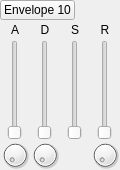
<?xml version="1.0" encoding="UTF-8"?>
<ui version="4.0">
 <class>EnvelopeComponent</class>
 <widget class="QWidget" name="EnvelopeComponent">
  <property name="geometry">
   <rect>
    <x>0</x>
    <y>0</y>
    <width>120</width>
    <height>170</height>
   </rect>
  </property>
  <property name="windowTitle">
   <string>EnvelopeComponent</string>
  </property>
  <widget class="QSlider" name="attack_slider">
   <property name="geometry">
    <rect>
     <x>5</x>
     <y>40</y>
     <width>20</width>
     <height>100</height>
    </rect>
   </property>
   <property name="orientation">
    <enum>Qt::Vertical</enum>
   </property>
  </widget>
  <widget class="QLabel" name="attack_label">
   <property name="geometry">
    <rect>
     <x>0</x>
     <y>20</y>
     <width>30</width>
     <height>20</height>
    </rect>
   </property>
   <property name="text">
    <string>A</string>
   </property>
   <property name="alignment">
    <set>Qt::AlignCenter</set>
   </property>
  </widget>
  <widget class="QPushButton" name="activation_button">
   <property name="geometry">
    <rect>
     <x>0</x>
     <y>0</y>
     <width>75</width>
     <height>20</height>
    </rect>
   </property>
   <property name="text">
    <string>Envelope 10</string>
   </property>
   <property name="checkable">
    <bool>true</bool>
   </property>
  </widget>
  <widget class="QSlider" name="decay_slider">
   <property name="geometry">
    <rect>
     <x>35</x>
     <y>40</y>
     <width>20</width>
     <height>100</height>
    </rect>
   </property>
   <property name="orientation">
    <enum>Qt::Vertical</enum>
   </property>
  </widget>
  <widget class="QLabel" name="decay_label">
   <property name="geometry">
    <rect>
     <x>30</x>
     <y>20</y>
     <width>30</width>
     <height>20</height>
    </rect>
   </property>
   <property name="text">
    <string>D</string>
   </property>
   <property name="alignment">
    <set>Qt::AlignCenter</set>
   </property>
  </widget>
  <widget class="QSlider" name="sustain_slider">
   <property name="geometry">
    <rect>
     <x>65</x>
     <y>40</y>
     <width>20</width>
     <height>100</height>
    </rect>
   </property>
   <property name="orientation">
    <enum>Qt::Vertical</enum>
   </property>
  </widget>
  <widget class="QLabel" name="sustain_label">
   <property name="geometry">
    <rect>
     <x>60</x>
     <y>20</y>
     <width>30</width>
     <height>20</height>
    </rect>
   </property>
   <property name="text">
    <string>S</string>
   </property>
   <property name="alignment">
    <set>Qt::AlignCenter</set>
   </property>
  </widget>
  <widget class="QSlider" name="release_slider">
   <property name="geometry">
    <rect>
     <x>95</x>
     <y>40</y>
     <width>20</width>
     <height>100</height>
    </rect>
   </property>
   <property name="orientation">
    <enum>Qt::Vertical</enum>
   </property>
  </widget>
  <widget class="QLabel" name="release_label">
   <property name="geometry">
    <rect>
     <x>90</x>
     <y>20</y>
     <width>30</width>
     <height>20</height>
    </rect>
   </property>
   <property name="text">
    <string>R</string>
   </property>
   <property name="alignment">
    <set>Qt::AlignCenter</set>
   </property>
  </widget>
  <widget class="QDial" name="attackBend_dial">
   <property name="geometry">
    <rect>
     <x>0</x>
     <y>140</y>
     <width>30</width>
     <height>30</height>
    </rect>
   </property>
  </widget>
  <widget class="QDial" name="decayBend_dial">
   <property name="geometry">
    <rect>
     <x>30</x>
     <y>140</y>
     <width>30</width>
     <height>30</height>
    </rect>
   </property>
  </widget>
  <widget class="QDial" name="releaseBend_dial">
   <property name="geometry">
    <rect>
     <x>90</x>
     <y>140</y>
     <width>30</width>
     <height>30</height>
    </rect>
   </property>
  </widget>
 </widget>
 <layoutdefault spacing="6" margin="11"/>
 <resources/>
 <connections/>
</ui>
